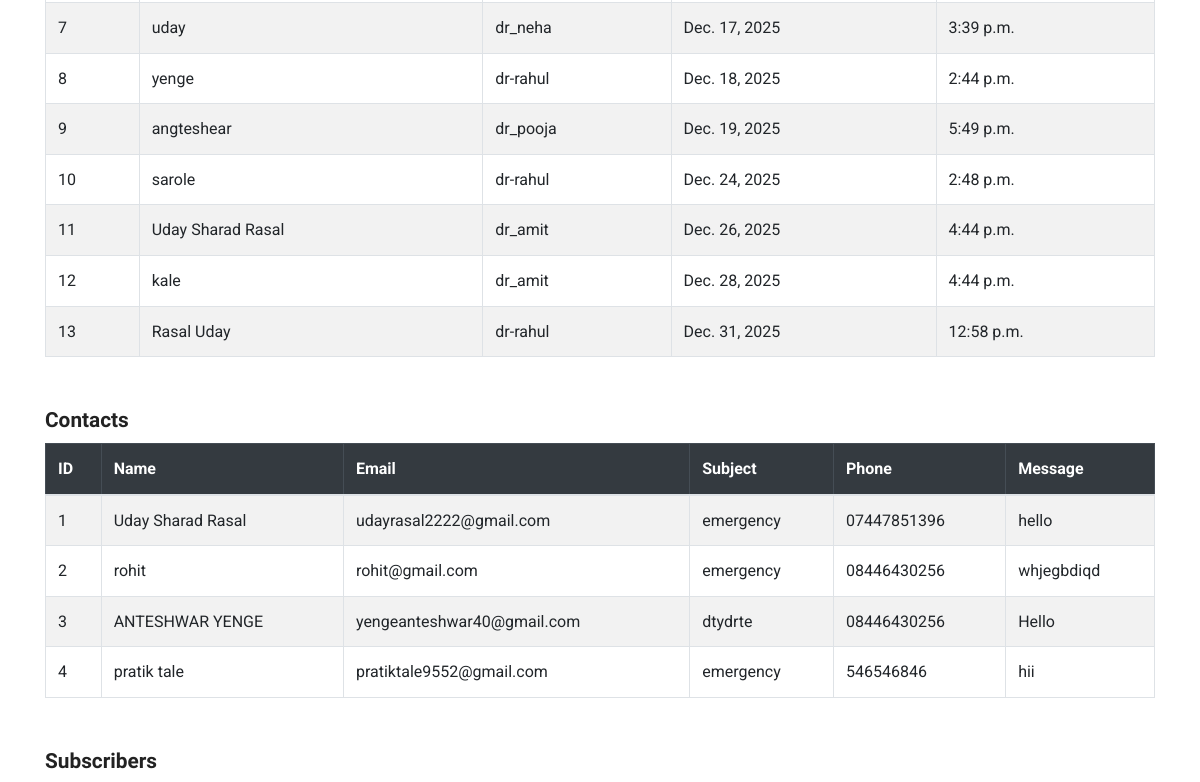
Before: /novapp/dashbord/ (signed in, middle part) with the older database file.
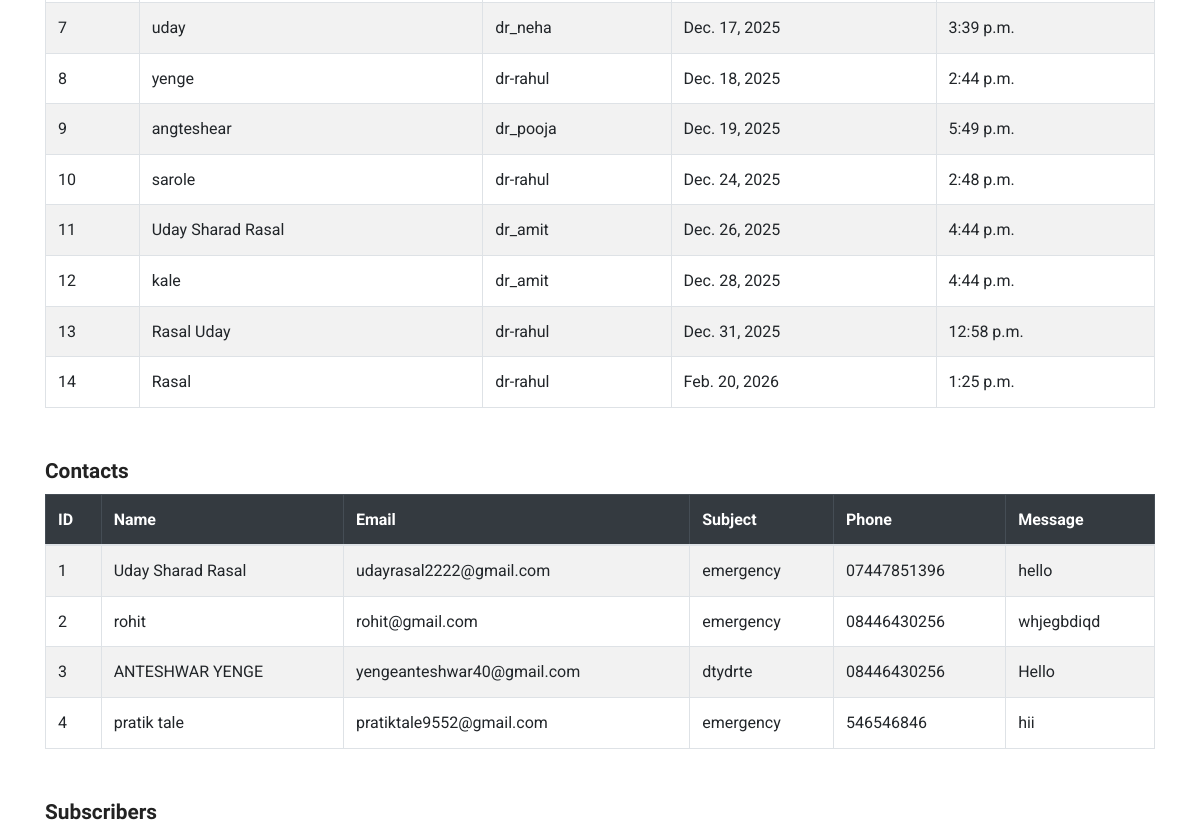
After: the same page with the newer database file.
### novenaApp/models.py (models this page shows, shortened)
class Appointment(models.Model):
    DEPARTMENT_CHOICES = [
        ('cardiology','Cardiology'),
        ('neurology','Neurology'),
        ('orthopedics','Orthopedics'),
        ('pediatrics','Pediatrics'),
        ('gynecology','Gynecology'),
    ]
    DOCTOR_CHOICES =[
        ('dr_amit','Dr. Amit Sharma'),
        ('dr_rahul','Dr. Rahul Verma'),
        ('dr_neha','Dr. Neha Singh'),
        ('dr_pooja','Dr. Pooja Gupta'),
    ]
    department = models.CharField(max_length=50, choices=DEPARTMENT_CHOICES)
    doctor= models.CharField(max_length=50, choices=DOCTOR_CHOICES)
    appointment_date= models.DateField()
    appointment_time= models.TimeField()
    full_name= models.CharField(max_length=100)
    phone_number= models.CharField(max_length=15)
    message=models.TextField(blank=True,null=True)
    created_at=models.DateTimeField(auto_now_add=True)
    is_active=models.BooleanField(default=True)

class contactModel(models.Model):
    name=models.CharField(max_length=100, blank=False ,null=False)
    email=models.EmailField(max_length=254,unique=True,blank=False,null=False)
    subject= models.CharField(max_length=100,blank=False,null=False)
    phoneNo= models.CharField(max_length=12,blank=False,null=False)
    message= models.TextField(blank=False,null=False)

### novenaApp/views.py (the view)
# urls.py: path('dashbord/',dashbord,name="dashbord"),
@login_required(login_url='/admin/login/')
def dashbord(request):
    context={
        'appointments':Appointment.objects.all(),
        'contacts':contactModel.objects.all(),
        'SubscribeFotter':SubscribeFotter.objects.all(),
        'SingleBlogModel':SingleBlogModel.objects.all(),
    }
    resp = render(request,"novenaApp/dashbord.html",context)
    return resp

### novenaApp/templates/novenaApp/dashbord.html (shortened to what this page needs)
{% extends "novenaApp/base.html" %}
{% load static %}
{% block body %}
<div class="container my-5">
    <table class="table table-bordered table-striped">
        <tbody>
            {% for appointment in appointments %}
            <tr>
                <td>{{ appointment.id }}</td>
                <td>{{ appointment.full_name }}</td>
                <td>{{ appointment.doctor }}</td>
                <td>{{ appointment.appointment_date }}</td>
                <td>{{ appointment.appointment_time }}</td>
            </tr>
            {% empty %}
            <tr>
                <td colspan="5" class="text-center">No appointments found</td>
            </tr>
            {% endfor %}
        </tbody>
    </table>
    <h4 class="mt-5">Contacts</h4>
    <table class="table table-bordered table-striped">
        <thead class="table-dark">
            <tr>
                <th>ID</th>
                <th>Name</th>
                <th>Email</th>
                <th>Subject</th>
                <th>Phone</th>
                <th>Message</th>
            </tr>
        </thead>
        <tbody>
            {% for contact in contacts %}
            <tr>
                <td>{{ contact.id }}</td>
                <td>{{ contact.name }}</td>
                <td>{{ contact.email }}</td>
                <td>{{ contact.subject }}</td>
                <td>{{ contact.phoneNo }}</td>
                <td>{{ contact.message }}</td>
            </tr>
            {% empty %}
            <tr>
                <td colspan="6" class="text-center">No contacts found</td>
            </tr>
            {% endfor %}
        </tbody>
    </table>
    <h4 class="mt-5">Subscribers</h4>
</div>
{% endblock body %}

Changed rows visible on the page:
added Appointment: id "14", full_name "Rasal", doctor "dr-rahul", appointment_date "Feb. 20, 2026", appointment_time "1:25 p.m."
